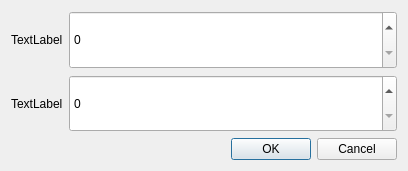
<?xml version="1.0" encoding="UTF-8"?>
<ui version="4.0">
 <class>Dialog</class>
 <widget class="QDialog" name="Dialog">
  <property name="geometry">
   <rect>
    <x>0</x>
    <y>0</y>
    <width>408</width>
    <height>171</height>
   </rect>
  </property>
  <property name="sizePolicy">
   <sizepolicy hsizetype="Preferred" vsizetype="Expanding">
    <horstretch>0</horstretch>
    <verstretch>2</verstretch>
   </sizepolicy>
  </property>
  <property name="windowTitle">
   <string>Dialog</string>
  </property>
  <layout class="QVBoxLayout" name="verticalLayout">
   <item>
    <layout class="QFormLayout" name="formLayout">
     <item row="0" column="0">
      <widget class="QLabel" name="label">
       <property name="sizePolicy">
        <sizepolicy hsizetype="Preferred" vsizetype="Expanding">
         <horstretch>0</horstretch>
         <verstretch>2</verstretch>
        </sizepolicy>
       </property>
       <property name="text">
        <string>TextLabel</string>
       </property>
      </widget>
     </item>
     <item row="0" column="1">
      <widget class="QSpinBox" name="spinBox">
       <property name="sizePolicy">
        <sizepolicy hsizetype="Minimum" vsizetype="Expanding">
         <horstretch>0</horstretch>
         <verstretch>2</verstretch>
        </sizepolicy>
       </property>
      </widget>
     </item>
     <item row="1" column="1">
      <widget class="QSpinBox" name="spinBox_2">
       <property name="sizePolicy">
        <sizepolicy hsizetype="Minimum" vsizetype="Expanding">
         <horstretch>0</horstretch>
         <verstretch>2</verstretch>
        </sizepolicy>
       </property>
      </widget>
     </item>
     <item row="1" column="0">
      <widget class="QLabel" name="label_2">
       <property name="sizePolicy">
        <sizepolicy hsizetype="Preferred" vsizetype="Expanding">
         <horstretch>0</horstretch>
         <verstretch>2</verstretch>
        </sizepolicy>
       </property>
       <property name="text">
        <string>TextLabel</string>
       </property>
      </widget>
     </item>
    </layout>
   </item>
   <item>
    <widget class="QDialogButtonBox" name="buttonBox">
     <property name="orientation">
      <enum>Qt::Horizontal</enum>
     </property>
     <property name="standardButtons">
      <set>QDialogButtonBox::Cancel|QDialogButtonBox::Ok</set>
     </property>
    </widget>
   </item>
  </layout>
 </widget>
 <resources/>
 <connections>
  <connection>
   <sender>buttonBox</sender>
   <signal>accepted()</signal>
   <receiver>Dialog</receiver>
   <slot>accept()</slot>
   <hints>
    <hint type="sourcelabel">
     <x>248</x>
     <y>254</y>
    </hint>
    <hint type="destinationlabel">
     <x>157</x>
     <y>274</y>
    </hint>
   </hints>
  </connection>
  <connection>
   <sender>buttonBox</sender>
   <signal>rejected()</signal>
   <receiver>Dialog</receiver>
   <slot>reject()</slot>
   <hints>
    <hint type="sourcelabel">
     <x>316</x>
     <y>260</y>
    </hint>
    <hint type="destinationlabel">
     <x>286</x>
     <y>274</y>
    </hint>
   </hints>
  </connection>
 </connections>
</ui>
